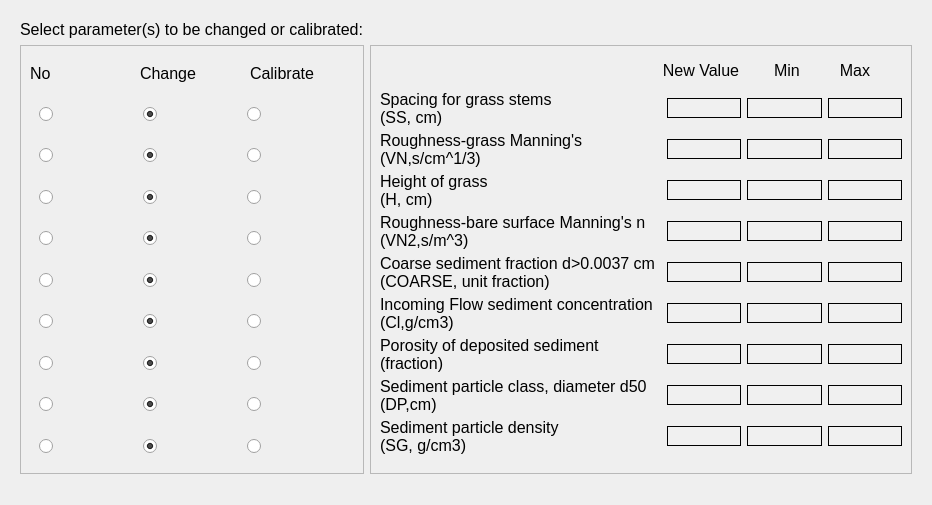
<?xml version="1.0" encoding="UTF-8"?>
<ui version="4.0">
 <class>Dialog</class>
 <widget class="QDialog" name="Dialog">
  <property name="geometry">
   <rect>
    <x>0</x>
    <y>0</y>
    <width>932</width>
    <height>505</height>
   </rect>
  </property>
  <property name="windowTitle">
   <string>Dialog</string>
  </property>
  <property name="styleSheet">
   <string notr="true">QLabel {
    font-family: 'Georgia'; /* Cambiar la fuente a Georgia */
    font-size: 16px; /* Cambiar el tamaño de la fuente */
    color: #000000; /* Color del texto (blanco) */
}

QLineEdit {
    font-family: 'Georgia'; /* Cambiar la fuente a Georgia */
    font-size: 14px; /* Cambiar el tamaño de la fuente */
    color: #000000; /* Color del texto (blanco) */
    background-color: #f0f0f0; /* Color de fondo del QLineEdit */
    border: 1px solid #000000; /* Borde blanco */
}

QComboBox {
    font-family: 'Georgia'; /* Cambiar la fuente a Georgia */
    font-size: 14px; /* Cambiar el tamaño de la fuente */
    color: #000000; /* Color del texto (blanco) */
    background-color: #cfd4da; /* Fondo oscuro del ComboBox */
}

QRadioButton {
    font-family: 'Georgia'; /* Cambiar la fuente a Georgia */
    font-size: 14px; /* Cambiar el tamaño de la fuente */
    color: #000000; /* Color del texto (blanco) */
}

QCheckBox {
    font-family: 'Georgia'; /* Cambiar la fuente a Georgia */
    font-size: 14px; /* Cambiar el tamaño de la fuente */
    color: #000000; /* Color del texto (blanco) */
}

/* Cambiar la fuente y estilo de los QPushButton */
QPushButton {
    font-family: 'Georgia'; /* Cambiar la fuente */
    font-size: 14px; /* Cambiar el tamaño de la fuente */
    color: #000000; /* Color del texto negro */
    background-color: #cfd4da; /* Fondo gris claro */
    border: 1px solid #a1a6ad; /* Borde gris medio */
    border-radius: 5px; /* Bordes redondeados */
    padding: 5px; /* Espaciado interno */
}

/* Estilo cuando el ratón pasa sobre el botón */
QPushButton:hover {
    color: #000000; /* Mantener el texto negro */
    background-color: #b7bcc3; /* Fondo gris un poco más oscuro al pasar el mouse */
}

/* Estilo cuando el botón está presionado */
QPushButton:pressed {
    background-color: #a6acb3; /* Fondo ligeramente más oscuro al presionar */
    color: #000000; /* Mantener el texto negro cuando se presiona */
}



/* Estilo general para QTableWidget y QTableView */
QTableWidget, QTableView {
    font-family: 'Georgia'; /* Cambiar la fuente a Georgia */
    font-size: 14px; /* Tamaño de la fuente */
    color: #000000; /* Color del texto negro */
    background-color: #e6e9ed; /* Fondo gris claro para la tabla */
    gridline-color: #a1a6ad; /* Color de las líneas de la tabla (gris medio) */
    selection-background-color: #b7bcc3; /* Color de fondo cuando se selecciona una celda (gris suave) */
    selection-color: #000000; /* Color del texto cuando la celda está seleccionada (negro) */
}

/* Estilo para el encabezado horizontal de la tabla */
QHeaderView::section {
    font-family: 'Georgia'; /* Cambiar la fuente a Georgia */
    font-size: 14px; /* Tamaño de la fuente */
    color: #000000; /* Color del texto negro */
    background-color: #cfd4da; /* Fondo gris claro del encabezado */
    border: 1px solid #a1a6ad; /* Borde gris medio entre las secciones */
    padding: 4px; /* Espaciado interno en el encabezado */
}

/* Estilo para las celdas de la tabla al pasar el mouse */
QTableWidget::item:hover, QTableView::item:hover {
    background-color: #b7bcc3; /* Fondo gris suave al pasar el mouse */
    color: #000000; /* Mantener el texto negro */
}

/* Estilo para las celdas cuando están seleccionadas */
QTableWidget::item:selected, QTableView::item:selected {
    background-color: #a6acb3; /* Fondo gris intermedio cuando está seleccionado */
    color: #000000; /* Texto negro cuando está seleccionado */
}

/* Ajustar el tamaño de las celdas */
QTableWidget::item, QTableView::item {
    padding: 4px; /* Espaciado interno de las celdas */
}

/* Estilo para el borde inferior de la tabla */
QTableCornerButton::section {
    background-color: #cfd4da; /* Fondo del botón de esquina */
    border: 1px solid #a1a6ad; /* Borde gris medio del botón de esquina */
}</string>
  </property>
  <layout class="QGridLayout" name="gridLayout">
   <item row="0" column="0">
    <widget class="QScrollArea" name="scrollArea_2">
     <property name="styleSheet">
      <string notr="true"/>
     </property>
     <property name="frameShape">
      <enum>QFrame::NoFrame</enum>
     </property>
     <property name="widgetResizable">
      <bool>true</bool>
     </property>
     <widget class="QWidget" name="scrollAreaWidgetContents_2">
      <property name="geometry">
       <rect>
        <x>0</x>
        <y>0</y>
        <width>897</width>
        <height>493</height>
       </rect>
      </property>
      <layout class="QGridLayout" name="gridLayout_71">
       <item row="2" column="0">
        <widget class="QFrame" name="frame_41">
         <property name="frameShape">
          <enum>QFrame::StyledPanel</enum>
         </property>
         <property name="frameShadow">
          <enum>QFrame::Raised</enum>
         </property>
         <layout class="QGridLayout" name="gridLayout_60">
          <item row="4" column="0">
           <widget class="QFrame" name="frame_45">
            <property name="minimumSize">
             <size>
              <width>0</width>
              <height>35</height>
             </size>
            </property>
            <property name="frameShape">
             <enum>QFrame::NoFrame</enum>
            </property>
            <property name="frameShadow">
             <enum>QFrame::Raised</enum>
            </property>
            <layout class="QGridLayout" name="gridLayout_64">
             <item row="0" column="0">
              <layout class="QHBoxLayout" name="horizontalLayout_100">
               <item>
                <widget class="QRadioButton" name="no_bare">
                 <property name="text">
                  <string/>
                 </property>
                 <property name="checked">
                  <bool>false</bool>
                 </property>
                </widget>
               </item>
               <item>
                <widget class="QRadioButton" name="change_bare">
                 <property name="text">
                  <string/>
                 </property>
                 <property name="checked">
                  <bool>true</bool>
                 </property>
                </widget>
               </item>
               <item>
                <widget class="QRadioButton" name="calibrate_bare">
                 <property name="text">
                  <string/>
                 </property>
                </widget>
               </item>
              </layout>
             </item>
            </layout>
           </widget>
          </item>
          <item row="1" column="0">
           <widget class="QFrame" name="frame_46">
            <property name="minimumSize">
             <size>
              <width>0</width>
              <height>35</height>
             </size>
            </property>
            <property name="frameShape">
             <enum>QFrame::NoFrame</enum>
            </property>
            <property name="frameShadow">
             <enum>QFrame::Raised</enum>
            </property>
            <layout class="QGridLayout" name="gridLayout_65">
             <item row="0" column="0">
              <layout class="QHBoxLayout" name="horizontalLayout_101">
               <item>
                <widget class="QRadioButton" name="no_spacing">
                 <property name="text">
                  <string/>
                 </property>
                 <property name="checked">
                  <bool>false</bool>
                 </property>
                </widget>
               </item>
               <item>
                <widget class="QRadioButton" name="change_spacing">
                 <property name="text">
                  <string/>
                 </property>
                 <property name="checked">
                  <bool>true</bool>
                 </property>
                </widget>
               </item>
               <item>
                <widget class="QRadioButton" name="calibrate_spacing">
                 <property name="text">
                  <string/>
                 </property>
                </widget>
               </item>
              </layout>
             </item>
            </layout>
           </widget>
          </item>
          <item row="8" column="0">
           <widget class="QFrame" name="frame_42">
            <property name="minimumSize">
             <size>
              <width>0</width>
              <height>35</height>
             </size>
            </property>
            <property name="frameShape">
             <enum>QFrame::NoFrame</enum>
            </property>
            <property name="frameShadow">
             <enum>QFrame::Raised</enum>
            </property>
            <layout class="QGridLayout" name="gridLayout_61">
             <item row="0" column="0">
              <layout class="QHBoxLayout" name="horizontalLayout_96">
               <item>
                <widget class="QRadioButton" name="no_class">
                 <property name="text">
                  <string/>
                 </property>
                 <property name="checked">
                  <bool>false</bool>
                 </property>
                </widget>
               </item>
               <item>
                <widget class="QRadioButton" name="change_class">
                 <property name="text">
                  <string/>
                 </property>
                 <property name="checked">
                  <bool>true</bool>
                 </property>
                </widget>
               </item>
               <item>
                <widget class="QRadioButton" name="calibrate_class">
                 <property name="text">
                  <string/>
                 </property>
                </widget>
               </item>
              </layout>
             </item>
            </layout>
           </widget>
          </item>
          <item row="6" column="0">
           <widget class="QFrame" name="frame_43">
            <property name="minimumSize">
             <size>
              <width>0</width>
              <height>35</height>
             </size>
            </property>
            <property name="frameShape">
             <enum>QFrame::NoFrame</enum>
            </property>
            <property name="frameShadow">
             <enum>QFrame::Raised</enum>
            </property>
            <layout class="QGridLayout" name="gridLayout_62">
             <item row="0" column="0">
              <layout class="QHBoxLayout" name="horizontalLayout_98">
               <item>
                <widget class="QRadioButton" name="no_incoming">
                 <property name="text">
                  <string/>
                 </property>
                 <property name="checked">
                  <bool>false</bool>
                 </property>
                </widget>
               </item>
               <item>
                <widget class="QRadioButton" name="change_incoming">
                 <property name="text">
                  <string/>
                 </property>
                 <property name="checked">
                  <bool>true</bool>
                 </property>
                </widget>
               </item>
               <item>
                <widget class="QRadioButton" name="calibrate_incoming">
                 <property name="text">
                  <string/>
                 </property>
                </widget>
               </item>
              </layout>
             </item>
            </layout>
           </widget>
          </item>
          <item row="3" column="0">
           <widget class="QFrame" name="frame_44">
            <property name="minimumSize">
             <size>
              <width>0</width>
              <height>35</height>
             </size>
            </property>
            <property name="frameShape">
             <enum>QFrame::NoFrame</enum>
            </property>
            <property name="frameShadow">
             <enum>QFrame::Raised</enum>
            </property>
            <layout class="QGridLayout" name="gridLayout_63">
             <item row="0" column="0">
              <layout class="QHBoxLayout" name="horizontalLayout_99">
               <item>
                <widget class="QRadioButton" name="no_height">
                 <property name="text">
                  <string/>
                 </property>
                 <property name="checked">
                  <bool>false</bool>
                 </property>
                </widget>
               </item>
               <item>
                <widget class="QRadioButton" name="change_height">
                 <property name="text">
                  <string/>
                 </property>
                 <property name="checked">
                  <bool>true</bool>
                 </property>
                </widget>
               </item>
               <item>
                <widget class="QRadioButton" name="calibrate_height">
                 <property name="text">
                  <string/>
                 </property>
                </widget>
               </item>
              </layout>
             </item>
            </layout>
           </widget>
          </item>
          <item row="7" column="0">
           <widget class="QFrame" name="frame_49">
            <property name="minimumSize">
             <size>
              <width>0</width>
              <height>35</height>
             </size>
            </property>
            <property name="frameShape">
             <enum>QFrame::NoFrame</enum>
            </property>
            <property name="frameShadow">
             <enum>QFrame::Raised</enum>
            </property>
            <layout class="QGridLayout" name="gridLayout_68">
             <item row="0" column="0">
              <layout class="QHBoxLayout" name="horizontalLayout_104">
               <item>
                <widget class="QRadioButton" name="no_porosity">
                 <property name="text">
                  <string/>
                 </property>
                 <property name="checked">
                  <bool>false</bool>
                 </property>
                </widget>
               </item>
               <item>
                <widget class="QRadioButton" name="change_porosity">
                 <property name="text">
                  <string/>
                 </property>
                 <property name="checked">
                  <bool>true</bool>
                 </property>
                </widget>
               </item>
               <item>
                <widget class="QRadioButton" name="calibrate_porosity">
                 <property name="text">
                  <string/>
                 </property>
                </widget>
               </item>
              </layout>
             </item>
            </layout>
           </widget>
          </item>
          <item row="2" column="0">
           <widget class="QFrame" name="frame_48">
            <property name="minimumSize">
             <size>
              <width>0</width>
              <height>35</height>
             </size>
            </property>
            <property name="frameShape">
             <enum>QFrame::NoFrame</enum>
            </property>
            <property name="frameShadow">
             <enum>QFrame::Raised</enum>
            </property>
            <layout class="QGridLayout" name="gridLayout_67">
             <item row="0" column="0">
              <layout class="QHBoxLayout" name="horizontalLayout_103">
               <item>
                <widget class="QRadioButton" name="no_roughness">
                 <property name="text">
                  <string/>
                 </property>
                 <property name="checked">
                  <bool>false</bool>
                 </property>
                </widget>
               </item>
               <item>
                <widget class="QRadioButton" name="change_roughness">
                 <property name="text">
                  <string/>
                 </property>
                 <property name="checked">
                  <bool>true</bool>
                 </property>
                </widget>
               </item>
               <item>
                <widget class="QRadioButton" name="calibrate_roughness">
                 <property name="text">
                  <string/>
                 </property>
                </widget>
               </item>
              </layout>
             </item>
            </layout>
           </widget>
          </item>
          <item row="9" column="0">
           <widget class="QFrame" name="frame_50">
            <property name="minimumSize">
             <size>
              <width>0</width>
              <height>35</height>
             </size>
            </property>
            <property name="frameShape">
             <enum>QFrame::NoFrame</enum>
            </property>
            <property name="frameShadow">
             <enum>QFrame::Raised</enum>
            </property>
            <layout class="QGridLayout" name="gridLayout_69">
             <item row="0" column="0">
              <layout class="QHBoxLayout" name="horizontalLayout_105">
               <item>
                <widget class="QRadioButton" name="no_density">
                 <property name="text">
                  <string/>
                 </property>
                 <property name="checked">
                  <bool>false</bool>
                 </property>
                </widget>
               </item>
               <item>
                <widget class="QRadioButton" name="change_density">
                 <property name="text">
                  <string/>
                 </property>
                 <property name="checked">
                  <bool>true</bool>
                 </property>
                </widget>
               </item>
               <item>
                <widget class="QRadioButton" name="calibrate_density">
                 <property name="text">
                  <string/>
                 </property>
                </widget>
               </item>
              </layout>
             </item>
            </layout>
           </widget>
          </item>
          <item row="5" column="0">
           <widget class="QFrame" name="frame_47">
            <property name="minimumSize">
             <size>
              <width>0</width>
              <height>35</height>
             </size>
            </property>
            <property name="frameShape">
             <enum>QFrame::NoFrame</enum>
            </property>
            <property name="frameShadow">
             <enum>QFrame::Raised</enum>
            </property>
            <layout class="QGridLayout" name="gridLayout_66">
             <item row="0" column="0">
              <layout class="QHBoxLayout" name="horizontalLayout_102">
               <item>
                <widget class="QRadioButton" name="no_coarse">
                 <property name="text">
                  <string/>
                 </property>
                 <property name="checked">
                  <bool>false</bool>
                 </property>
                </widget>
               </item>
               <item>
                <widget class="QRadioButton" name="change_coarse">
                 <property name="text">
                  <string/>
                 </property>
                 <property name="checked">
                  <bool>true</bool>
                 </property>
                </widget>
               </item>
               <item>
                <widget class="QRadioButton" name="calibrate_coarse">
                 <property name="text">
                  <string/>
                 </property>
                </widget>
               </item>
              </layout>
             </item>
            </layout>
           </widget>
          </item>
          <item row="0" column="0">
           <layout class="QHBoxLayout" name="horizontalLayout_97">
            <item>
             <widget class="QLabel" name="label_101">
              <property name="text">
               <string>No</string>
              </property>
             </widget>
            </item>
            <item>
             <widget class="QLabel" name="label_102">
              <property name="text">
               <string>Change</string>
              </property>
             </widget>
            </item>
            <item>
             <widget class="QLabel" name="label_103">
              <property name="text">
               <string>Calibrate</string>
              </property>
             </widget>
            </item>
           </layout>
          </item>
         </layout>
        </widget>
       </item>
       <item row="2" column="1">
        <widget class="QFrame" name="frame_51">
         <property name="frameShape">
          <enum>QFrame::StyledPanel</enum>
         </property>
         <property name="frameShadow">
          <enum>QFrame::Raised</enum>
         </property>
         <layout class="QGridLayout" name="gridLayout_70">
          <item row="3" column="0" colspan="2">
           <layout class="QHBoxLayout" name="horizontalLayout_112">
            <item>
             <widget class="QLabel" name="label_112">
              <property name="minimumSize">
               <size>
                <width>281</width>
                <height>35</height>
               </size>
              </property>
              <property name="text">
               <string>Roughness-grass Manning's 
(VN,s/cm^1/3)</string>
              </property>
             </widget>
            </item>
            <item>
             <widget class="QLineEdit" name="new_roughness">
              <property name="alignment">
               <set>Qt::AlignCenter</set>
              </property>
             </widget>
            </item>
            <item>
             <widget class="QLineEdit" name="min_roughness">
              <property name="alignment">
               <set>Qt::AlignCenter</set>
              </property>
             </widget>
            </item>
            <item>
             <widget class="QLineEdit" name="max_roughness">
              <property name="alignment">
               <set>Qt::AlignCenter</set>
              </property>
             </widget>
            </item>
           </layout>
          </item>
          <item row="1" column="0">
           <layout class="QHBoxLayout" name="horizontalLayout_109">
            <item>
             <widget class="QWidget" name="widget_5" native="true">
              <property name="minimumSize">
               <size>
                <width>270</width>
                <height>0</height>
               </size>
              </property>
             </widget>
            </item>
            <item>
             <widget class="QLabel" name="label_107">
              <property name="minimumSize">
               <size>
                <width>90</width>
                <height>30</height>
               </size>
              </property>
              <property name="text">
               <string>New Value</string>
              </property>
              <property name="alignment">
               <set>Qt::AlignCenter</set>
              </property>
             </widget>
            </item>
            <item>
             <widget class="QLabel" name="label_108">
              <property name="minimumSize">
               <size>
                <width>70</width>
                <height>0</height>
               </size>
              </property>
              <property name="text">
               <string>Min</string>
              </property>
              <property name="alignment">
               <set>Qt::AlignCenter</set>
              </property>
             </widget>
            </item>
            <item>
             <widget class="QLabel" name="label_109">
              <property name="minimumSize">
               <size>
                <width>54</width>
                <height>0</height>
               </size>
              </property>
              <property name="text">
               <string>Max</string>
              </property>
              <property name="alignment">
               <set>Qt::AlignCenter</set>
              </property>
             </widget>
            </item>
           </layout>
          </item>
          <item row="2" column="0" colspan="2">
           <layout class="QHBoxLayout" name="horizontalLayout_114">
            <item>
             <widget class="QLabel" name="label_114">
              <property name="minimumSize">
               <size>
                <width>281</width>
                <height>35</height>
               </size>
              </property>
              <property name="text">
               <string>Spacing for grass stems 
(SS, cm)</string>
              </property>
             </widget>
            </item>
            <item>
             <widget class="QLineEdit" name="new_spacing">
              <property name="alignment">
               <set>Qt::AlignCenter</set>
              </property>
             </widget>
            </item>
            <item>
             <widget class="QLineEdit" name="min_spacing">
              <property name="alignment">
               <set>Qt::AlignCenter</set>
              </property>
             </widget>
            </item>
            <item>
             <widget class="QLineEdit" name="max_spacing">
              <property name="alignment">
               <set>Qt::AlignCenter</set>
              </property>
             </widget>
            </item>
           </layout>
          </item>
          <item row="7" column="0" colspan="2">
           <layout class="QHBoxLayout" name="horizontalLayout_110">
            <item>
             <widget class="QLabel" name="label_110">
              <property name="minimumSize">
               <size>
                <width>281</width>
                <height>35</height>
               </size>
              </property>
              <property name="text">
               <string>Incoming Flow sediment concentration 
(Cl,g/cm3)</string>
              </property>
             </widget>
            </item>
            <item>
             <widget class="QLineEdit" name="new_incoming">
              <property name="alignment">
               <set>Qt::AlignCenter</set>
              </property>
             </widget>
            </item>
            <item>
             <widget class="QLineEdit" name="min_incoming">
              <property name="alignment">
               <set>Qt::AlignCenter</set>
              </property>
             </widget>
            </item>
            <item>
             <widget class="QLineEdit" name="max_incoming">
              <property name="alignment">
               <set>Qt::AlignCenter</set>
              </property>
             </widget>
            </item>
           </layout>
          </item>
          <item row="10" column="0" colspan="2">
           <layout class="QHBoxLayout" name="horizontalLayout_107">
            <item>
             <widget class="QLabel" name="label_105">
              <property name="minimumSize">
               <size>
                <width>281</width>
                <height>35</height>
               </size>
              </property>
              <property name="text">
               <string>Sediment particle density 
(SG, g/cm3)</string>
              </property>
             </widget>
            </item>
            <item>
             <widget class="QLineEdit" name="new_density">
              <property name="alignment">
               <set>Qt::AlignCenter</set>
              </property>
             </widget>
            </item>
            <item>
             <widget class="QLineEdit" name="min_density">
              <property name="alignment">
               <set>Qt::AlignCenter</set>
              </property>
             </widget>
            </item>
            <item>
             <widget class="QLineEdit" name="max_density">
              <property name="alignment">
               <set>Qt::AlignCenter</set>
              </property>
             </widget>
            </item>
           </layout>
          </item>
          <item row="4" column="0" colspan="2">
           <layout class="QHBoxLayout" name="horizontalLayout_115">
            <item>
             <widget class="QLabel" name="label_115">
              <property name="minimumSize">
               <size>
                <width>281</width>
                <height>35</height>
               </size>
              </property>
              <property name="text">
               <string>Height of grass 
(H, cm)</string>
              </property>
             </widget>
            </item>
            <item>
             <widget class="QLineEdit" name="new_height">
              <property name="alignment">
               <set>Qt::AlignCenter</set>
              </property>
             </widget>
            </item>
            <item>
             <widget class="QLineEdit" name="min_height">
              <property name="alignment">
               <set>Qt::AlignCenter</set>
              </property>
             </widget>
            </item>
            <item>
             <widget class="QLineEdit" name="max_height">
              <property name="alignment">
               <set>Qt::AlignCenter</set>
              </property>
             </widget>
            </item>
           </layout>
          </item>
          <item row="9" column="0" colspan="2">
           <layout class="QHBoxLayout" name="horizontalLayout_111">
            <item>
             <widget class="QLabel" name="label_111">
              <property name="minimumSize">
               <size>
                <width>281</width>
                <height>35</height>
               </size>
              </property>
              <property name="text">
               <string>Sediment particle class, diameter d50 
(DP,cm)</string>
              </property>
             </widget>
            </item>
            <item>
             <widget class="QLineEdit" name="new_class">
              <property name="alignment">
               <set>Qt::AlignCenter</set>
              </property>
             </widget>
            </item>
            <item>
             <widget class="QLineEdit" name="min_class">
              <property name="alignment">
               <set>Qt::AlignCenter</set>
              </property>
             </widget>
            </item>
            <item>
             <widget class="QLineEdit" name="max_class">
              <property name="alignment">
               <set>Qt::AlignCenter</set>
              </property>
             </widget>
            </item>
           </layout>
          </item>
          <item row="6" column="0" colspan="2">
           <layout class="QHBoxLayout" name="horizontalLayout_106">
            <item>
             <widget class="QLabel" name="label_104">
              <property name="minimumSize">
               <size>
                <width>281</width>
                <height>35</height>
               </size>
              </property>
              <property name="text">
               <string>Coarse sediment fraction d&gt;0.0037 cm 
(COARSE, unit fraction)</string>
              </property>
             </widget>
            </item>
            <item>
             <widget class="QLineEdit" name="new_coarse">
              <property name="alignment">
               <set>Qt::AlignCenter</set>
              </property>
             </widget>
            </item>
            <item>
             <widget class="QLineEdit" name="min_coarse">
              <property name="alignment">
               <set>Qt::AlignCenter</set>
              </property>
             </widget>
            </item>
            <item>
             <widget class="QLineEdit" name="max_coarse">
              <property name="alignment">
               <set>Qt::AlignCenter</set>
              </property>
             </widget>
            </item>
           </layout>
          </item>
          <item row="5" column="0" colspan="2">
           <layout class="QHBoxLayout" name="horizontalLayout_108">
            <item>
             <widget class="QLabel" name="label_106">
              <property name="minimumSize">
               <size>
                <width>281</width>
                <height>35</height>
               </size>
              </property>
              <property name="text">
               <string>Roughness-bare surface Manning's n 
(VN2,s/m^3)</string>
              </property>
             </widget>
            </item>
            <item>
             <widget class="QLineEdit" name="new_bare">
              <property name="alignment">
               <set>Qt::AlignCenter</set>
              </property>
             </widget>
            </item>
            <item>
             <widget class="QLineEdit" name="min_bare">
              <property name="alignment">
               <set>Qt::AlignCenter</set>
              </property>
             </widget>
            </item>
            <item>
             <widget class="QLineEdit" name="max_bare">
              <property name="alignment">
               <set>Qt::AlignCenter</set>
              </property>
             </widget>
            </item>
           </layout>
          </item>
          <item row="8" column="0" colspan="2">
           <layout class="QHBoxLayout" name="horizontalLayout_113">
            <item>
             <widget class="QLabel" name="label_113">
              <property name="minimumSize">
               <size>
                <width>281</width>
                <height>35</height>
               </size>
              </property>
              <property name="text">
               <string>Porosity of deposited sediment 
(fraction)</string>
              </property>
             </widget>
            </item>
            <item>
             <widget class="QLineEdit" name="new_porosity">
              <property name="alignment">
               <set>Qt::AlignCenter</set>
              </property>
             </widget>
            </item>
            <item>
             <widget class="QLineEdit" name="min_porosity">
              <property name="alignment">
               <set>Qt::AlignCenter</set>
              </property>
             </widget>
            </item>
            <item>
             <widget class="QLineEdit" name="max_porosity">
              <property name="alignment">
               <set>Qt::AlignCenter</set>
              </property>
             </widget>
            </item>
           </layout>
          </item>
          <item row="11" column="0">
           <spacer name="verticalSpacer_2">
            <property name="orientation">
             <enum>Qt::Vertical</enum>
            </property>
            <property name="sizeHint" stdset="0">
             <size>
              <width>20</width>
              <height>40</height>
             </size>
            </property>
           </spacer>
          </item>
         </layout>
        </widget>
       </item>
       <item row="1" column="0">
        <widget class="QLabel" name="label_100">
         <property name="text">
          <string>Select parameter(s) to be changed or calibrated:</string>
         </property>
        </widget>
       </item>
       <item row="3" column="0">
        <spacer name="verticalSpacer">
         <property name="orientation">
          <enum>Qt::Vertical</enum>
         </property>
         <property name="sizeHint" stdset="0">
          <size>
           <width>20</width>
           <height>40</height>
          </size>
         </property>
        </spacer>
       </item>
      </layout>
     </widget>
    </widget>
   </item>
  </layout>
 </widget>
 <resources/>
 <connections/>
</ui>
